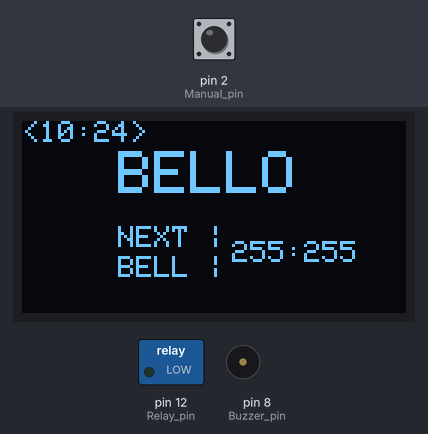
The program below on a simulated Arduino Uno, built with avr-gcc and run on an emulated ATmega328P. Shown: 128×64 one-colour display, switched loads named in the program (green lamp = pin HIGH), buzzer (waves = sounding, pin HIGH). The inputs (shaded band) are chosen by the test bench; at power-on: pin 2 (Manual_pin) HIGH. The local clock reads 2024-03-15 10:24:30 at power-on unless the program sets it; what the program prints to the serial monitor is not drawn.

Above: at 3.7 s.
3.8 s: pin 2 (Manual_pin) pulled LOW for 0.15 s
At 31.3 s:
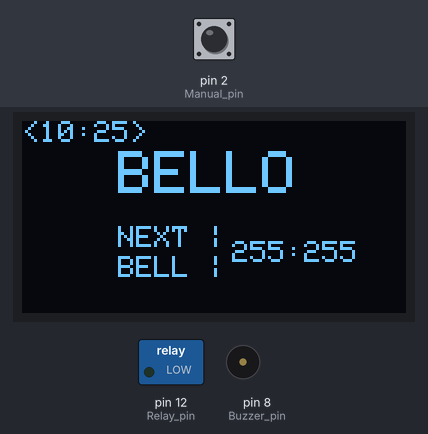
Timing chart, 0 to 32.1 s (numbered marks = the images above; inputs shaded):
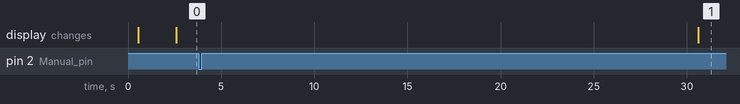

The program:

main.cpp
```cpp
#include <Arduino.h>
#include"display.h"
#include"TimeManager.h"
#include"MemoryManager.h"

#define Buzzer_pin 8

volatile bool buttonPressed = false;
//interupt service routine
void buttonISR() {
    buttonPressed = true;
}

void setup() {
pinMode(Relay_pin,OUTPUT);
pinMode(Buzzer_pin,OUTPUT);
pinMode(Manual_pin,INPUT_PULLUP);
attachInterrupt(digitalPinToInterrupt(Manual_pin),buttonISR,FALLING);

Serial.begin(9600);
RTC.begin();
EEPROM.begin();
delay(500);

//loading the time schedule from EEPROM to RAM
loadPeriods();

if(!ddisplay.begin(SSD1306_SWITCHCAPVCC, SCREEN_ADDRESS)) {
    Serial.println(F("SSD1306 allocation failed"));
    for(;;);
  }

  ddisplay.clearDisplay();
  ddisplay.drawPixel(10, 10, SSD1306_WHITE);
  ddisplay.display();
  delay(2000);

setSyncProvider(RTC.get);
//  setTimeDate(8,0,00);


}

void loop() {

if(buttonPressed){
  Serial.println("resetting");
Manual_ring();
buttonPressed=false;
}

mainMenu();

bell();
}
```

MemoryManager.cpp
```cpp
#include"MemoryManager.h"

byte period_h[10];
byte period_m[10];


void loadPeriods() {
  EEPROM.get(ADDR_PERIOD_1_H, period_h[0]);
  EEPROM.get(ADDR_PERIOD_1_M, period_m[0]);
  EEPROM.get(ADDR_PERIOD_2_H, period_h[1]);
  EEPROM.get(ADDR_PERIOD_2_M, period_m[1]);
  EEPROM.get(ADDR_PERIOD_3_H, period_h[2]);
  EEPROM.get(ADDR_PERIOD_3_M, period_m[2]);
  EEPROM.get(ADDR_PERIOD_4_H, period_h[3]);
  EEPROM.get(ADDR_PERIOD_4_M, period_m[3]);
  EEPROM.get(ADDR_PERIOD_5_H, period_h[4]);
  EEPROM.get(ADDR_PERIOD_5_M, period_m[4]);
  EEPROM.get(ADDR_PERIOD_6_H, period_h[5]);
  EEPROM.get(ADDR_PERIOD_6_M, period_m[5]);
  EEPROM.get(ADDR_PERIOD_7_H, period_h[6]);
  EEPROM.get(ADDR_PERIOD_7_M, period_m[6]);
  EEPROM.get(ADDR_PERIOD_8_H, period_h[7]);
  EEPROM.get(ADDR_PERIOD_8_M, period_m[7]);
  EEPROM.get(ADDR_PERIOD_9_H, period_h[8]);
  EEPROM.get(ADDR_PERIOD_9_M, period_m[8]);
  EEPROM.get(ADDR_PERIOD_10_H, period_h[9]);
  EEPROM.get(ADDR_PERIOD_10_M, period_m[9]);


}
```

MemoryManager.h
```cpp
#pragma once
#include<Arduino.h>
#include<EEPROM.h>
#include <Wire.h>

extern byte period_h[10];
extern byte period_m[10];


 const byte  ADDR_PERIOD_1_H PROGMEM = 0;
 const byte  ADDR_PERIOD_1_M PROGMEM = 1;
 const byte  ADDR_PERIOD_2_H PROGMEM = 2;
 const byte  ADDR_PERIOD_2_M PROGMEM = 3;
 const byte  ADDR_PERIOD_3_H PROGMEM = 4;
 const byte  ADDR_PERIOD_3_M PROGMEM = 5;
 const byte  ADDR_PERIOD_4_H PROGMEM = 6;
 const byte  ADDR_PERIOD_4_M PROGMEM = 7;
 const byte  ADDR_PERIOD_5_H PROGMEM = 8;
 const byte  ADDR_PERIOD_5_M PROGMEM = 9;
 const byte  ADDR_PERIOD_6_H PROGMEM = 10;
 const byte  ADDR_PERIOD_6_M PROGMEM = 11;
 const byte  ADDR_PERIOD_7_H PROGMEM = 12;
 const byte  ADDR_PERIOD_7_M PROGMEM = 13;
 const byte  ADDR_PERIOD_8_H PROGMEM = 14;
 const byte  ADDR_PERIOD_8_M PROGMEM = 15;
 const byte  ADDR_PERIOD_9_H PROGMEM = 16;
 const byte  ADDR_PERIOD_9_M PROGMEM = 17;
 const byte  ADDR_PERIOD_10_H PROGMEM = 18;
 const byte  ADDR_PERIOD_10_M PROGMEM = 19;


void loadPeriods();
```

TimeManager.cpp
```cpp
#include"MemoryManager.h"
#include"TimeManager.h"

DS3232RTC RTC;
String zero;

int Relay_pin=12;
int Manual_pin = 2;
int delay_interval_1=5000;
int delay_interval_2=1000;
byte currentHour = hour();
byte currentMinute = minute();

String nextbell(String next_bell){

  for (byte i = 0; i < 10; i++) {
    if ((period_h[i] < currentHour || (period_h[i] == currentHour && period_m[i] <= currentMinute)) &&
        (period_h[(i + 1) % 10] > currentHour || (period_h[(i + 1) % 10] == currentHour && period_m[(i + 1) % 10] > currentMinute))) {
      // Update next_bell
      if (byte(period_m[(i + 1) % 10]) < 10)
        zero = "0";
      else if (period_m[(i + 1) % 10] >= 10)
        zero = "";
      next_bell = String(period_h[(i + 1) % 10]) + ":" + zero + String(period_m[(i + 1)]);
      return next_bell;
    }
  }

  if (period_m[0] < 10)
    zero = "0";
  else if (period_m[0] >= 10)
    zero = "";
  // If no active period found, return the start of the first period
  next_bell = String(period_h[0]) + ":" + zero + String(period_m[0]);


return next_bell;
}

String ad_O(){
 if (minute() < 10) {
    //    res = "0";
    return "0";
  }
  else {
    //    result  = mn;
    return "";
  }
}

void bell() {

  // Iterate over periods
  for (byte i = 0; i < 10; i++) {
    // Check if current period's hour and minute match the current time
    if (period_h[i] == currentHour && period_m[i] == currentMinute) {
      Serial.println("ringing");
      ring();
      return;
    }
  }
  //ring for the last period**works only if the period is 15:30
  if (currentHour > period_h[10] && currentMinute < period_m[10]) {
    Serial.println("ringing");
    ring();
    return;
  }

}


void setTimeDate (byte _hour, byte _minute, byte _second) {
  time_t t;
  tmElements_t tm;

  tm.Hour = _hour;
  tm.Minute = _minute;
  tm.Second = _second;
  //
  //  tm.Year = _year - 1970;
  //  tm.Month = _month;
  //  tm.Day = _day;

  t = makeTime (tm);

  RTC.set(t);
  setTime(t);
}
void ring(){
digitalWrite(Relay_pin,HIGH);
delay(delay_interval_1);
digitalWrite(Relay_pin,LOW);
delay(delay_interval_2);
digitalWrite(Relay_pin,HIGH);
delay(delay_interval_1);
digitalWrite(Relay_pin,LOW);
delay(delay_interval_2);
}

void Manual_ring(){
while (digitalRead(Manual_pin)==HIGH)
{
digitalWrite(Relay_pin,HIGH);
Serial.println("manual_ringing");
}
digitalWrite(Relay_pin,LOW);


}
```

TimeManager.h
```cpp
#pragma once
#include<DS3232RTC.h>
#include<Arduino.h>

extern DS3232RTC RTC;
extern int Relay_pin;
extern int Manual_pin;
extern byte currentHour;
extern byte currentMinute;
extern int delay_interval_1;
extern int delay_interval_2;
extern String zero;


void bell();
void ring();
String ad_O();
void Manual_ring();
String nextbell (String next_bell);
void setTimeDate (byte _hour, byte _minute, byte _second);
```

display.cpp
```cpp
#include"display.h"

Adafruit_SSD1306 ddisplay(SCREEN_WIDTH, SCREEN_HEIGHT, &Wire, OLED_RESET);
//The mainmenu UI function
void mainMenu(){
 String next_bell = "??:??";
    String zero_ = ad_O();
    String timee =  "<" + String(hour()) + ":" + zero_ + String(minute()) + ">" ;

    ddisplay.clearDisplay();
    ddisplay.setTextSize(2);
    ddisplay.setTextColor(SSD1306_WHITE);
    ddisplay.setCursor(32, 10);
    ddisplay.println(F("BELLO"));

    ddisplay.setTextSize(1);
    ddisplay.setCursor(0, 0);//90,0
    ddisplay.println(timee);
    ddisplay.setCursor(32, 35);
    ddisplay.println(F("NEXT |"));
    //  display.println("");
    ddisplay.setCursor(32, 45);
    ddisplay.println(F("BELL |"));
    //  display.println("");
    ddisplay.setCursor(70, 40);
    //timee = nextbell();
    ddisplay.println(nextbell(next_bell));

    ddisplay.display();


}
```

display.h
```cpp
#pragma once
#include <SPI.h>
#include <Wire.h>
#include"TimeManager.h"
#include <Adafruit_GFX.h>
#include <Adafruit_SSD1306.h>

#define SCREEN_WIDTH 128
#define SCREEN_HEIGHT 64


#define OLED_RESET     -1
#define SCREEN_ADDRESS 0x3C // the curent oled display i have has this address but if this doesn't work try 0X3D
extern Adafruit_SSD1306 ddisplay;


void mainMenu();
```
